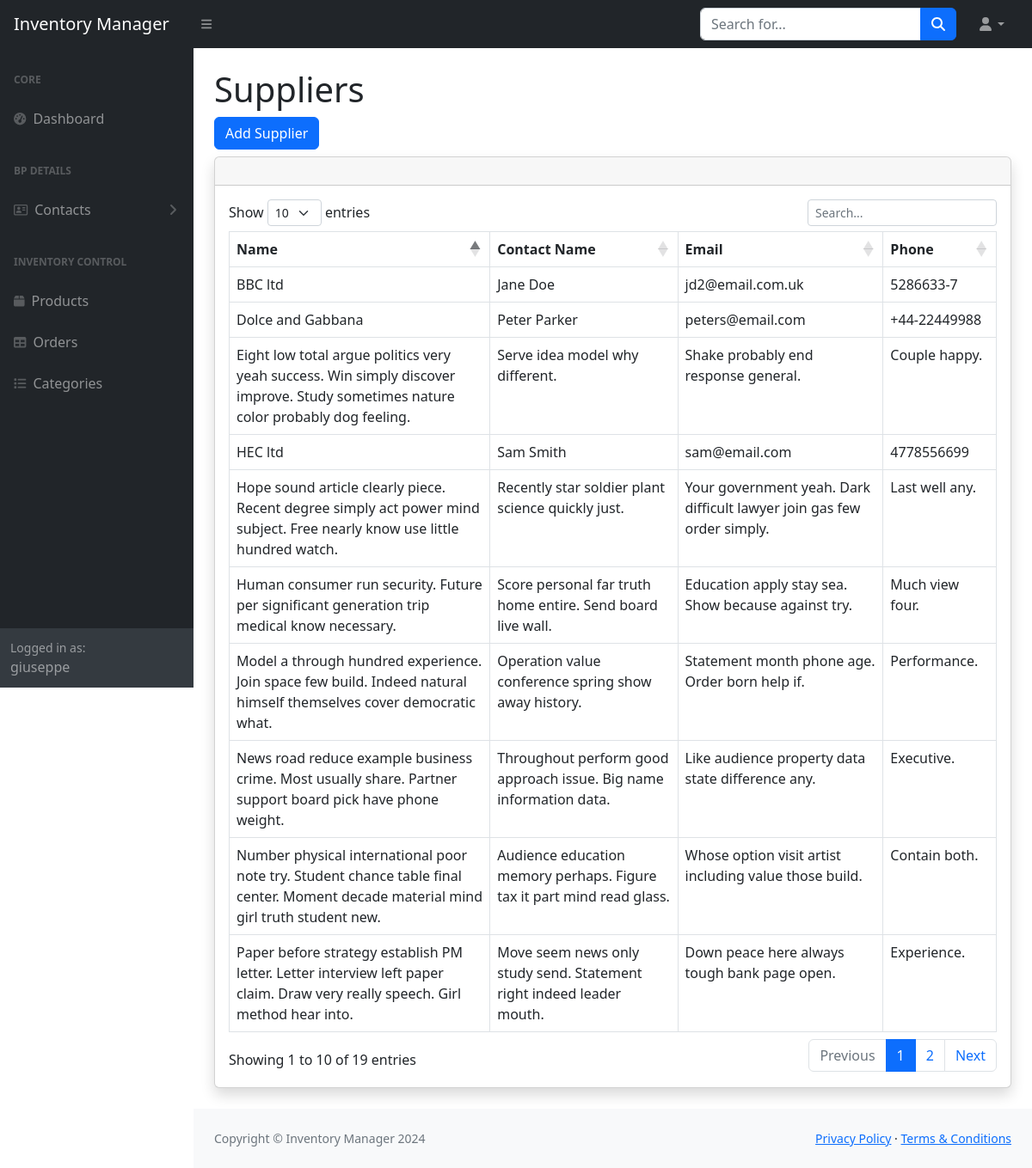
The page /suppliers (signed in) on the database its author committed.
### inventorymanager/models.py (models this page shows, shortened)
class Supplier(models.Model):
    name = models.CharField(max_length=140, null = False)
    contact_name = models.CharField(max_length=75)
    contact_email = models.CharField(max_length=75)
    contact_phone = models.CharField(max_length=15)

### inventorymanager/views.py (the view)
# urls.py: path("suppliers", views.supplier_view, name="suppliers"),
@login_required
def supplier_view(request):
    suppliers = Supplier.objects.all()
    return render(request, 'inventorymanager/suppliers.html', {
            "suppliers": suppliers
        })

### inventorymanager/templates/inventorymanager/suppliers.html (shortened to what this page needs)
{% extends "inventorymanager/layout.html" %}
{% block body %}
<h1 class="mt-4">Suppliers</h1>
<a type="button" class="btn btn-primary mb-2" href="{% url 'create_supplier' %}">Add Supplier</a>
    <div class="card shadow mb-4">
            <div class="card-header py-3">
            </div>
            <div class="card-body">
                <div class="table-responsive">
                    <table id="suppliersTable" class="table table-bordered" data-type="supplier" width="100%" cellspacing="0">
                        <thead>
                            <tr>
                                <th>Name</th>
                                <th>Contact Name</th>
                                <th>Email</th>
                                <th>Phone</th>
                            </tr>
                        </thead>
                        <tbody>
                            {% for supplier in suppliers %}
                            <tr data-id="{{ supplier.id }}">
                                <td>{{ supplier.name}}</td>
                                <td>{{ supplier.contact_name}}</td>
                                <td>{{ supplier.contact_email}}</td>
                                <td>{{ supplier.contact_phone}}</td>
                            </tr>
                            {% endfor %}
                        </tbody>
                    </table>
            </div>
        </div>
</div>
{% endblock body %}

### inventorymanager/templates/inventorymanager/layout.html (shortened to what this page needs)
{% load static %}
<!DOCTYPE html>
<html lang="en">
    <head>
        <link rel="stylesheet" href="https://cdn.jsdelivr.net/npm/bootstrap@5.2.3/dist/css/bootstrap.min.css">
        <link href="{% static 'inventorymanager/css/styles.css' %}" rel="stylesheet" />
        <link rel="stylesheet" href="https://cdn.datatables.net/1.13.4/css/dataTables.bootstrap5.min.css">
        <link href="https://cdn.datatables.net/v/bs5/jszip-3.10.1/dt-2.1.6/b-3.1.2/b-html5-3.1.2/b-print-3.1.2/datatables.min.css" rel="stylesheet">
    </head>
    <body class="sb-nav-fixed">
        <nav class="sb-topnav navbar navbar-expand navbar-dark bg-dark">
            <a class="navbar-brand ps-3" href="{% url 'index' %}">Inventory Manager</a>
            <button class="btn btn-link btn-sm order-1 order-lg-0 me-4 me-lg-0" id="sidebarToggle" href="#!"><i class="fas fa-bars"></i></button>
            <form class="d-none d-md-inline-block form-inline ms-auto me-0 me-md-3 my-2 my-md-0">
                <div class="input-group">
                    <input class="form-control" type="text" placeholder="Search for..." aria-label="Search for..." aria-describedby="btnNavbarSearch" />
                    <button class="btn btn-primary" id="btnNavbarSearch" type="button"><i class="fas fa-search"></i></button>
                </div>
            </form>
            <ul class="navbar-nav ms-auto ms-md-0 me-3 me-lg-4">
                <li class="nav-item dropdown">
                    <a class="nav-link dropdown-toggle" id="navbarDropdown" href="#" role="button" data-bs-toggle="dropdown" aria-expanded="false"><i class="fas fa-user fa-fw"></i></a>
                </li>
            </ul>
        </nav>
        <div id="layoutSidenav">
            <div id="layoutSidenav_nav">
                <nav class="sb-sidenav accordion sb-sidenav-dark" id="sidenavAccordion">
                    <div class="sb-sidenav-menu">
                        <div class="nav">
                            <div class="sb-sidenav-menu-heading">Core</div>
                            <a class="nav-link" href="{% url 'index' %}">
                                <div class="sb-nav-link-icon"><i class="fas fa-tachometer-alt"></i></div>
                                Dashboard
                            </a>
                            <div class="sb-sidenav-menu-heading">BP DETAILS</div>
                            <a class="nav-link collapsed" href="#" data-bs-toggle="collapse" data-bs-target="#collapseLayouts" aria-expanded="false" aria-controls="collapseLayouts">
                                <div class="sb-nav-link-icon"><i class="fa-regular fa-address-card"></i></div>
                                Contacts
                                <div class="sb-sidenav-collapse-arrow"><i class="fas fa-angle-down"></i></div>
                            </a>
                            <div class="sb-sidenav-menu-heading">Inventory Control</div>
                            <a class="nav-link" href="{% url 'products' %}">
                                <div class="sb-nav-link-icon"><i class="fa-solid fa-box"></i></div>
                                Products
                            </a>
                            <a class="nav-link" href="{% url 'orders' %}">
                                <div class="sb-nav-link-icon"><i class="fas fa-table"></i></div>
                                Orders
                            </a>
                            <a class="nav-link" href="{% url 'categories' %}">
                                <div class="sb-nav-link-icon"><i class="fa-solid fa-list"></i></div>
                                Categories
                            </a>
                        </div>
                    </div>
                    <div class="sb-sidenav-footer">
                        <div class="small">Logged in as:</div>
                        {{user}}
                    </div>
                </nav>
            </div>
            <div id="layoutSidenav_content">
                <main>
                    <div class="container-fluid px-4">
                        <div class="body">
                            {% block body %}
                            {% endblock %}
                        </div>
                    </div>
                </main>
                <footer class="py-4 bg-light mt-auto">
                    <div class="container-fluid px-4">
                        <div class="d-flex align-items-center justify-content-between small">
                            <div class="text-muted">Copyright &copy; Inventory Manager 2024</div>
                            <div>
                                <a href="#">Privacy Policy</a>
                                &middot;
                                <a href="#">Terms &amp; Conditions</a>
                            </div>
                        </div>
                    </div>
                </footer>
            </div>
        </div>
    </body>
</html>

### rows shown on the page
Supplier: name "HEC ltd", contact_name "Sam Smith", contact_email "sam@email.com", contact_phone "4778556699"
Supplier: name "BBC ltd", contact_name "Jane Doe", contact_email "jd2@email.com.uk", contact_phone "5286633-7"
Supplier: name "Dolce and Gabbana", contact_name "Peter Parker", contact_email "peters@email.com", contact_phone "+44-22449988"
Supplier: name "Paper before strategy establish PM letter. Letter interview left paper claim. Draw very really speech. Girl method hear into.", contact_name "Move seem news only study send. Statement right indeed leader mouth.", contact_email "Down peace here always tough bank page open.", contact_phone "Experience."
Supplier: name "Hope sound article clearly piece. Recent degree simply act power mind subject. Free nearly know use little hundred watch.", contact_name "Recently star soldier plant science quickly just.", contact_email "Your government yeah. Dark difficult lawyer join gas few order simply.", contact_phone "Last well any."
Supplier: name "Human consumer run security. Future per significant generation trip medical know necessary.", contact_name "Score personal far truth home entire. Send board live wall.", contact_email "Education apply stay sea. Show because against try.", contact_phone "Much view four."
Supplier: name "Model a through hundred experience. Join space few build. Indeed natural himself themselves cover democratic what.", contact_name "Operation value conference spring show away history.", contact_email "Statement month phone age. Order born help if.", contact_phone "Performance."
Supplier: name "Eight low total argue politics very yeah success. Win simply discover improve. Study sometimes nature color probably dog feeling.", contact_name "Serve idea model why different.", contact_email "Shake probably end response general.", contact_phone "Couple happy."
Supplier: name "Number physical international poor note try. Student chance table final center. Moment decade material mind girl truth student new.", contact_name "Audience education memory perhaps. Figure tax it part mind read glass.", contact_email "Whose option visit artist including value those build.", contact_phone "Contain both."
Supplier: name "News road reduce example business crime. Most usually share. Partner support board pick have phone weight.", contact_name "Throughout perform good approach issue. Big name information data.", contact_email "Like audience property data state difference any.", contact_phone "Executive."

### other values the page prints
{{ user }} "giuseppe"
